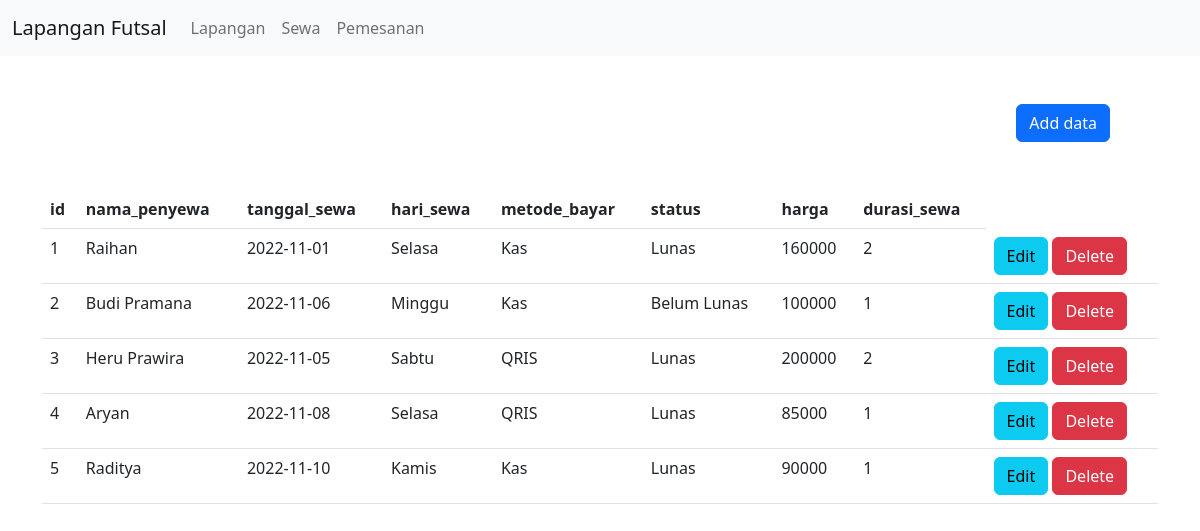
The page /sewa/index.php on the database as committed earlier.
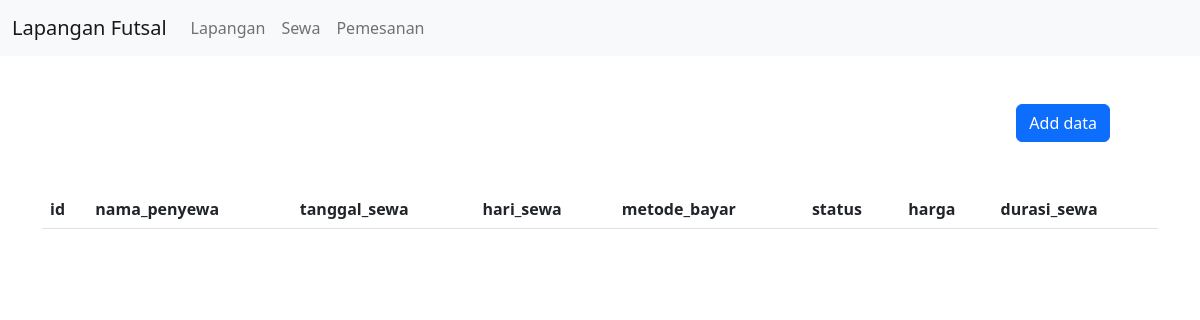
The same page on the database as committed later.
### tables this page shows
CREATE TABLE `tabel_sewa` (
  `id` int(11) NOT NULL,
  `nama_penyewa` varchar(25) DEFAULT NULL,
  `tanggal_sewa` date DEFAULT NULL,
  `hari_sewa` varchar(10) DEFAULT NULL,
  `metode_bayar` varchar(25) DEFAULT NULL,
  `status` varchar(20) DEFAULT NULL,
  `harga` int(11) DEFAULT NULL,
  `durasi_sewa` int(11) DEFAULT NULL
);

### sewa/index.php (the view, shortened to what this page needs)
<?php
include_once("config.php");
$result = mysqli_query($mysqli, "SELECT * FROM tabel_sewa ORDER BY id DESC");
include("../menu.php");
?>
<html>
<head>
    <link href="https://cdn.jsdelivr.net/npm/bootstrap@5.2.2/dist/css/bootstrap.min.css" rel="stylesheet">
</head>
<body>
    <div class="container">
        <div>
            <a type="button" href="add.php" class="btn btn-primary m-5 float-end">Add data</a>
        </div>
        <table class="table">
            <thead>
                <tr>
                    <th>id</th>
                    <th>nama_penyewa</th>
                    <th>tanggal_sewa</th>
                    <th>hari_sewa</th>
                    <th>metode_bayar</th>
                    <th>status</th>
                    <th>harga</th>
                    <th>durasi_sewa</th>
                </tr>
            </thead>
            <tbody>
                <?php
                $no = 1;
                while ($user_data = mysqli_fetch_array($result)) {
                ?>
                    <tr>
                        <td> <?= $no ?></td>
                        <td> <?= $user_data['nama_penyewa'] ?></td>
                        <td> <?= $user_data['tanggal_sewa'] ?></td>
                        <td> <?= $user_data['hari_sewa'] ?></td>
                        <td> <?= $user_data['metode_bayar'] ?></td>
                        <td> <?= $user_data['status'] ?></td>
                        <td> <?= $user_data['harga'] ?></td>
                        <td> <?= $user_data['durasi_sewa'] ?></td>
                        <td>
                            <a href="edit.php?id=<?= $user_data['id'] ?>" type="button" class="btn btn-info">Edit</a>
                            <a href="delete.php?id=<?= $user_data['id'] ?>" type="button" class="btn btn-danger">Delete</a>
                        </td>
                    </tr>
                <?php
                    $no++;
                }
                ?>
            </tbody>
        </table>
    </div>
</body>
</html>

Rows that differ between the two databases and show on the page:
removed tabel_sewa: nama_penyewa "Raihan", tanggal_sewa "2022-11-01", hari_sewa "Selasa", metode_bayar "Kas", status "Lunas", harga "160000", durasi_sewa "2"
removed tabel_sewa: nama_penyewa "Budi Pramana", tanggal_sewa "2022-11-06", hari_sewa "Minggu", metode_bayar "Kas", status "Belum Lunas", harga "100000", durasi_sewa "1"
removed tabel_sewa: nama_penyewa "Heru Prawira", tanggal_sewa "2022-11-05", hari_sewa "Sabtu", metode_bayar "QRIS", status "Lunas", harga "200000", durasi_sewa "2"
removed tabel_sewa: nama_penyewa "Aryan", tanggal_sewa "2022-11-08", hari_sewa "Selasa", metode_bayar "QRIS", status "Lunas", harga "85000", durasi_sewa "1"
removed tabel_sewa: nama_penyewa "Raditya", tanggal_sewa "2022-11-10", hari_sewa "Kamis", metode_bayar "Kas", status "Lunas", harga "90000", durasi_sewa "1"
